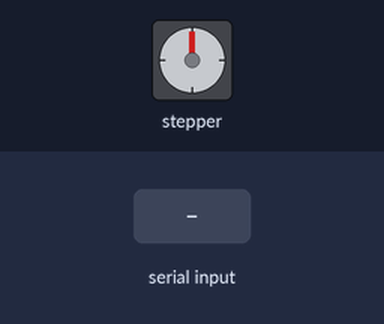
The sketch below on a simulated Arduino Uno, built with avr-gcc and run on an emulated ATmega328P. Shown: stepper motor. The test bench sets the inputs (shaded band). Stepper angles assume 2048 steps per turn.

Above: at 1.2 s.
1.3 s: "1" received over Serial
At 1.77 s:
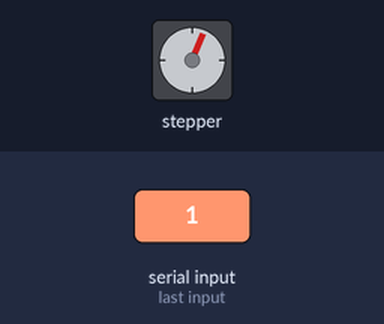
4.3 s: "2" received over Serial
At 4.6 s:
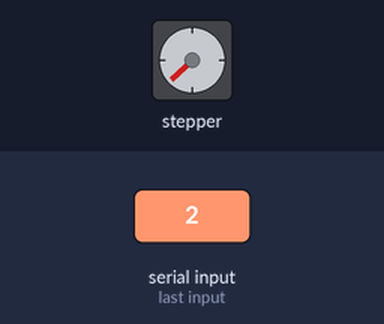
7.3 s: "0" received over Serial
At 7.45 s:
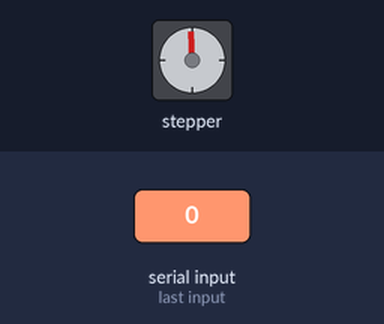
Timing chart, 0 to 16.3 s (numbered marks = the images above; inputs shaded):
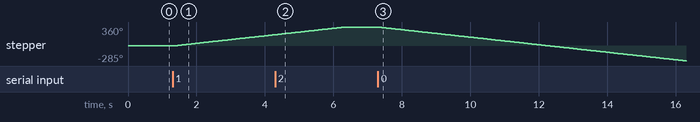

Measured:
- after the input at 1.3 s, stepper: keeps turning clockwise at about 72°/s, starting at once
- after the input at 4.3 s, stepper: goes on until 6.3 s, then stays 360°
- after the input at 7.3 s, stepper: keeps turning counter-clockwise at about 72°/s, starting at once

The sketch:

Arduino_control.ino
```cpp
#include <Stepper.h>

#define STEPS 2048

Stepper stepper(STEPS, 8, 10, 9, 11);
int serial_data;

void setup()
{
	Serial.begin(9600);
  stepper.setSpeed(12);
}

void loop()
{
    while(Serial.available())
    {
    	serial_data = Serial.read();
    }

    if(serial_data == '1')
    {
    	stepper.step(STEPS);
    }
    else if(serial_data == '0')
    {
    	stepper.step(-STEPS);
    }
}
```
